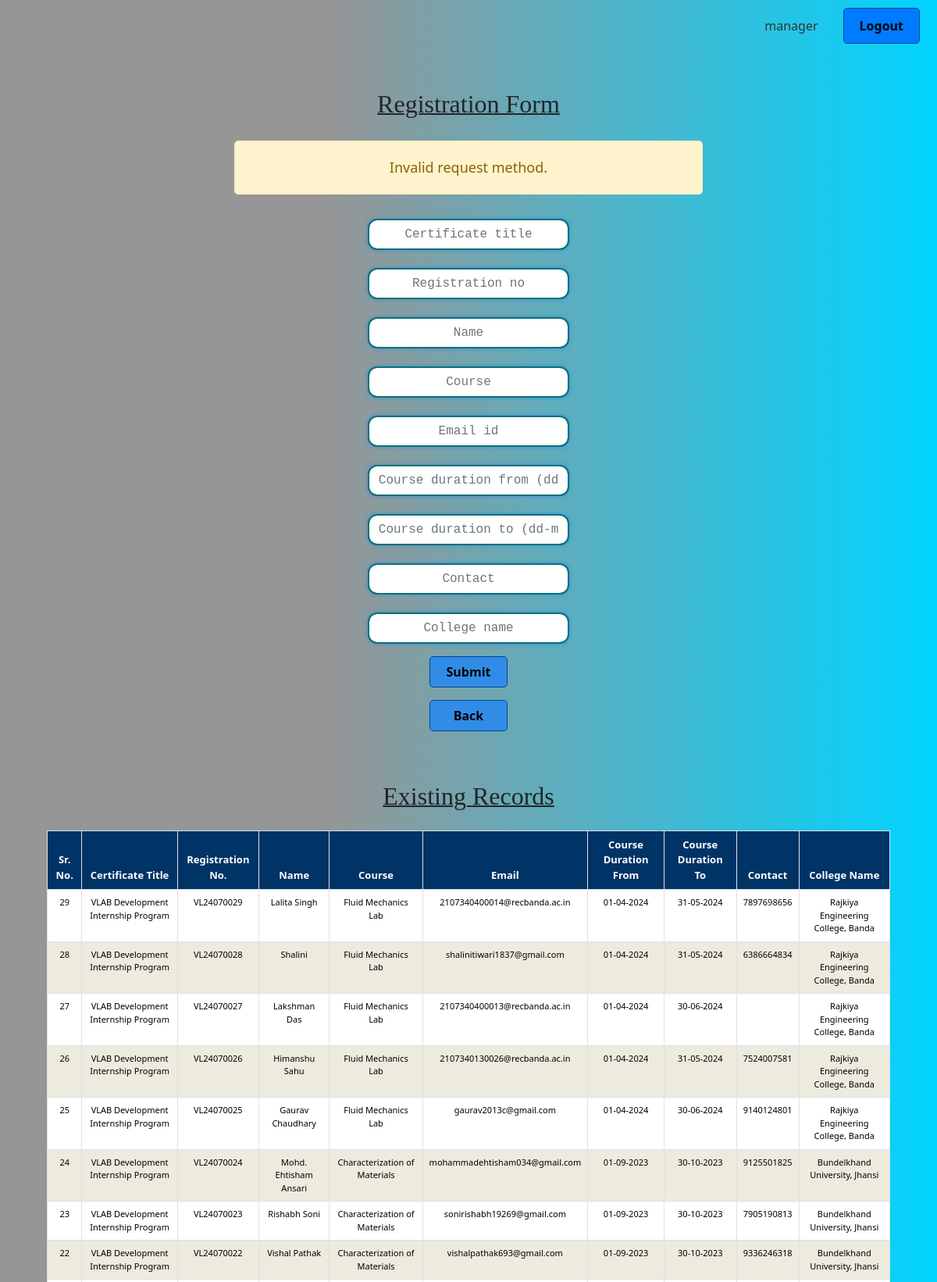
Page /certificate_code/login/index_registration.php?status=invalid (signed in, upper part) on the committed database.
### tables this page shows
CREATE TABLE `certificate` (
  `sr_no` int(11) NOT NULL,
  `certificate_title` varchar(50) DEFAULT NULL,
  `registration_no` varchar(20) NOT NULL,
  `name` varchar(30) NOT NULL,
  `course` varchar(30) NOT NULL,
  `email` varchar(100) DEFAULT NULL,
  `contact_no` varchar(10) NOT NULL,
  `course_duration_from` varchar(10) NOT NULL,
  `course_duration_to` varchar(10) NOT NULL,
  `college_name` varchar(500) DEFAULT NULL
);

### certificate_code/login/index_registration.php (the view, shortened to what this page needs)
<?php
$message = '';
if (isset($_GET['status'])) {
    switch ($_GET['status']) {
        case 'invalid':
            $message = '<div class="alert alert-warning">Invalid request method.</div>';
            break;
    }
}
include('db_connection.php');
$sql = "SELECT
    sr_no,
    certificate_title,
    registration_no,
    name,
    course,
    email,
    DATE_FORMAT(STR_TO_DATE(course_duration_from, '%d-%m-%Y'), '%d-%m-%Y') AS course_duration_from,
    DATE_FORMAT(STR_TO_DATE(course_duration_to, '%d-%m-%Y'), '%d-%m-%Y') AS course_duration_to,
    contact_no,
    college_name
FROM certificate
ORDER BY
sr_no DESC";
$result = mysqli_query($con, $sql);
$certificates = mysqli_fetch_all($result, MYSQLI_ASSOC);
?>
<!DOCTYPE html>
<html lang="en">
<head>
    <link href="https://cdn.jsdelivr.net/npm/bootstrap@5.0.2/dist/css/bootstrap.min.css" rel="stylesheet"
 />
    <link rel="stylesheet" href="styles.css" />
</head>
<body>
    <div class="container-fluid">
    <div class="header-container">
        <div class="user-info"><?php echo  htmlspecialchars($_SESSION['username']); ?></div>
        <button type="submit" id="logout-btn" name="logout-btn">Logout</button>
    </div>
        <h4 class="text-center pt-5 pb-2">Registration Form</h4>
        <?php if (!empty($message)) { ?>
            <div class="text-center mb-3">
                <?php echo $message; ?>
            </div>
        <?php } ?>
        <form class="mx-auto" action="registration.php" method="POST" onsubmit="return validateDates()">
            <div class="row justify-content-center pt-1">
                <div class="col-md-6 col-lg-4 mb-3">
                    <input type="text" class="form-control input-field" placeholder="Certificate title"
                        id="certificatetitle" name="certificatetitle" required />
                </div>
            </div>
            <div class="row justify-content-center">
                <div class="col-md-6 col-lg-4 mb-3">
                    <input type="text" class="form-control input-field" placeholder="Registration no"
                        id="registration_no" name="registration_no" required />
                </div>
            </div>
            <div class="row justify-content-center">
                <div class="col-md-6 col-lg-4 mb-3">
                    <input type="text" class="form-control input-field" placeholder="Name" id="name" name="name" required />
                </div>
            </div>
            <div class="row justify-content-center">
                <div class="col-md-6 col-lg-4 mb-3">
                    <input type="text" class="form-control input-field" placeholder="Course" id="course"
                        name="course" required />
                </div>
            </div>
            <div class="row justify-content-center">
                <div class="col-md-6 col-lg-4 mb-3">
                    <input type="email" class="form-control input-field" placeholder="Email id" id="email"
                        name="email" required />
                </div>
            </div>
            <div class="row justify-content-center">
                <div class="col-md-6 col-lg-4 mb-3">
                    <input type="text" class="form-control input-field" placeholder="Course duration from (dd-mm-yyyy)"
                        id="duration_from" name="duration_from" required />
                </div>
            </div>
            <div class="row justify-content-center">
                <div class="col-md-6 col-lg-4 mb-3">
                    <input type="text" class="form-control input-field" placeholder="Course duration to (dd-mm-yyyy)"
                        id="duration_to" name="duration_to" required />
                </div>
            </div>
            <div class="row justify-content-center">
                <div class="col-md-6 col-lg-4 mb-3">
                    <input type="text" class="form-control input-field" placeholder="Contact" id="contact"
                        name="contact" required />
                </div>
            </div>
            <div class="row justify-content-center">
                <div class="col-md-6 col-lg-4 mb-3">
                    <input type="text" class="form-control input-field" placeholder="College name" id="college_name"
                        name="college_name" required />
                </div>
            </div>
            <div class="row mx-auto text-center justify-content-center">
                <div class="col-md-6 col-lg-4 d-flex justify-content-center mb-3">
                    <button type="submit" class="btn-submit" name="register_submit">Submit</button>
                </div>
            </div>
            <div class="row mx-auto text-center justify-content-center">
                <div class="col-md-6 col-lg-4 d-flex justify-content-center mb-3">
                    <button type="reset" id="backButton" class="btn-submit" name="register_submit">Back</button>
                </div>
            </div>
        </form>
    </div>
    <h4 class="text-center pt-5 pb-3">Existing Records</h4>
        <div class="table-container">
            <table class="table table-bordered">
                <thead>
                    <tr>
                        <th>Sr. No.</th>
                        <th>Certificate Title</th>
                        <th>Registration No.</th>
                        <th>Name</th>
                        <th>Course</th>
                        <th>Email</th>
                        <th>Course Duration From</th>
                        <th>Course Duration To</th>
                        <th>Contact</th>
                        <th>College Name</th>
                    </tr>
                </thead>
                <tbody>
                    <?php foreach ($certificates as $cert): ?>
                    <tr>
                        <td><?php echo htmlspecialchars($cert['sr_no']); ?></td>
                        <td><?php echo htmlspecialchars($cert['certificate_title']); ?></td>
                        <td><?php echo htmlspecialchars($cert['registration_no']); ?></td>
                        <td><?php echo htmlspecialchars($cert['name']); ?></td>
                        <td><?php echo htmlspecialchars($cert['course']); ?></td>
                        <td><?php echo htmlspecialchars($cert['email']); ?></td>
                        <td><?php echo htmlspecialchars($cert['course_duration_from']); ?></td>
                        <td><?php echo htmlspecialchars($cert['course_duration_to']); ?></td>
                        <td><?php echo htmlspecialchars($cert['contact_no']); ?></td>
                        <td><?php echo htmlspecialchars($cert['college_name']); ?></td>
                    </tr>
                    <?php endforeach; ?>
                </tbody>
            </table>
        </div>
</body>
</html>

### certificate_code/login/styles.css (style rules this page uses)
body { margin: 0; padding: 0; min-height: 100vh; background: rgb(2,0,36); background: linear-gradient(90deg, rgba(150,150,150,1) 0%, rgba(150,150,150,1) 35%, rgba(0,212,255,1) 100%); background-size: cover; background-attachment: fixed; background-repeat: no-repeat; background-position: center; position: relative; }
h4 { font-size: 2rem; text-align: center; font-family: Georgia; text-decoration: underline; text-decoration-thickness: 2px; }
form { width: 70%; background-color:none; border-radius: 15px; line-height: 0.2; }
.input-field { text-align: center; border: 2px solid #097179; box-shadow: 0 0 5px rgba(0, 123, 255, 0.5); border-radius: 12px; font-size: 1rem; font-family: Courier; }
.btn-submit { border-radius: 0.3rem; width: 100px; height: 40px; color: black; background-color: #318CE7; font-weight: 600; border: 1px solid #034694; }
.alert { padding: 20px; margin: 20px auto; border-radius: 5px; max-width: 600px; text-align: center; font-size: 18px; }
.alert-warning { background-color: #fff3cd; color: #856404; border: 1px solid #ffeeba; }
.row.text-center { display: flex; justify-content: center; }
.btn-submit, .backbutton { margin: 0 10px; }
.table-container { max-width: 90%; margin: 0 auto; }
.table { background-color:#87CEFA; color: black; }
.table th { background-color: #003366; color: #fff; }
.table tbody tr:first-child { background-color: #f8f9fa; }
.table tbody tr:nth-child(even) { background-color:#EDEADE; }
.table tbody tr:nth-child(odd) { background-color: #ffffff; }
.table-container th { text-align: center; font-size: small; }
.table-container td { text-align: center; font-size: 11px; }
.header-container { display: flex; justify-content: flex-end; align-items: center; padding: 10px; position: relative; max-width: 1400px; margin: 0 auto; }
#logout-btn { padding: 10px 20px; background-color: #007bff; color: white; border: none; border-radius: 5px; cursor: pointer; border: 1px solid #034694; color: black; font-weight: 600; }
.user-info { font-size: 16px; color: #333; margin-right: 20px; padding: 8px 12px; display: flex; align-items: center; }

### rows in the picture
certificate: sr_no "29", certificate_title "VLAB Development Internship Program", registration_no "VL24070029", name "Lalita Singh", course "Fluid Mechanics Lab", email "2107340400014@recbanda.ac.in", course_duration_from "01-04-2024", course_duration_to "31-05-2024", contact_no "7897698656", college_name "Rajkiya Engineering College, Banda"
certificate: sr_no "28", certificate_title "VLAB Development Internship Program", registration_no "VL24070028", name "Shalini", course "Fluid Mechanics Lab", email "shalinitiwari1837@gmail.com", course_duration_from "01-04-2024", course_duration_to "31-05-2024", contact_no "6386664834", college_name "Rajkiya Engineering College, Banda"
certificate: sr_no "27", certificate_title "VLAB Development Internship Program", registration_no "VL24070027", name "Lakshman Das", course "Fluid Mechanics Lab", email "2107340400013@recbanda.ac.in", course_duration_from "01-04-2024", course_duration_to "30-06-2024", college_name "Rajkiya Engineering College, Banda"
certificate: sr_no "26", certificate_title "VLAB Development Internship Program", registration_no "VL24070026", name "Himanshu Sahu", course "Fluid Mechanics Lab", email "2107340130026@recbanda.ac.in", course_duration_from "01-04-2024", course_duration_to "31-05-2024", contact_no "7524007581", college_name "Rajkiya Engineering College, Banda"
certificate: sr_no "25", certificate_title "VLAB Development Internship Program", registration_no "VL24070025", name "Gaurav Chaudhary", course "Fluid Mechanics Lab", email "gaurav2013c@gmail.com", course_duration_from "01-04-2024", course_duration_to "30-06-2024", contact_no "9140124801", college_name "Rajkiya Engineering College, Banda"
certificate: sr_no "24", certificate_title "VLAB Development Internship Program", registration_no "VL24070024", name "Mohd. Ehtisham Ansari", course "Characterization of Materials", email "mohammadehtisham034@gmail.com", course_duration_from "01-09-2023", course_duration_to "30-10-2023", contact_no "9125501825", college_name "Bundelkhand University, Jhansi"
certificate: sr_no "23", certificate_title "VLAB Development Internship Program", registration_no "VL24070023", name "Rishabh Soni", course "Characterization of Materials", email "sonirishabh19269@gmail.com", course_duration_from "01-09-2023", course_duration_to "30-10-2023", contact_no "7905190813", college_name "Bundelkhand University, Jhansi"
certificate: sr_no "22", certificate_title "VLAB Development Internship Program", registration_no "VL24070022", name "Vishal Pathak", course "Characterization of Materials", email "vishalpathak693@gmail.com", course_duration_from "01-09-2023", course_duration_to "30-10-2023", contact_no "9336246318", college_name "Bundelkhand University, Jhansi"

### other values in the picture
$_SESSION['username'] "manager"
